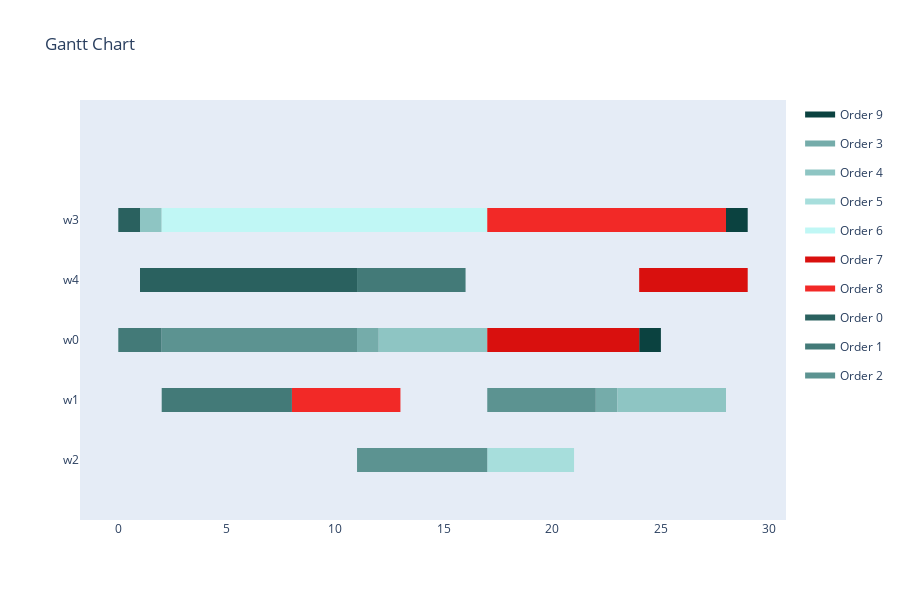
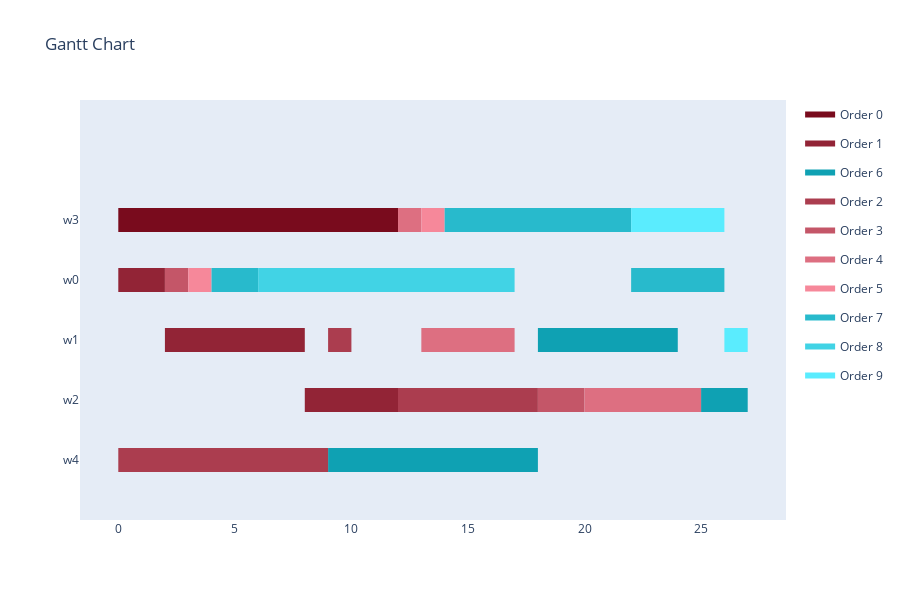
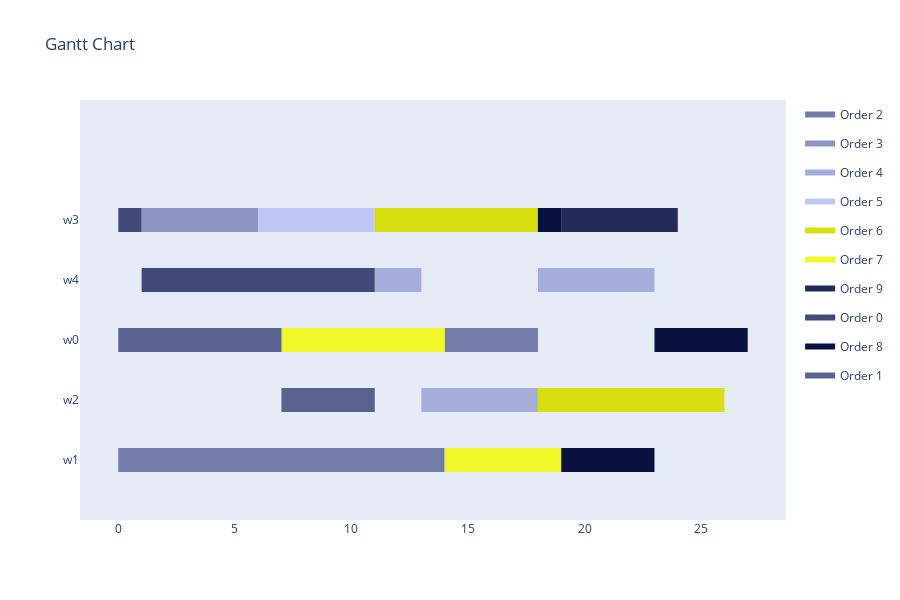
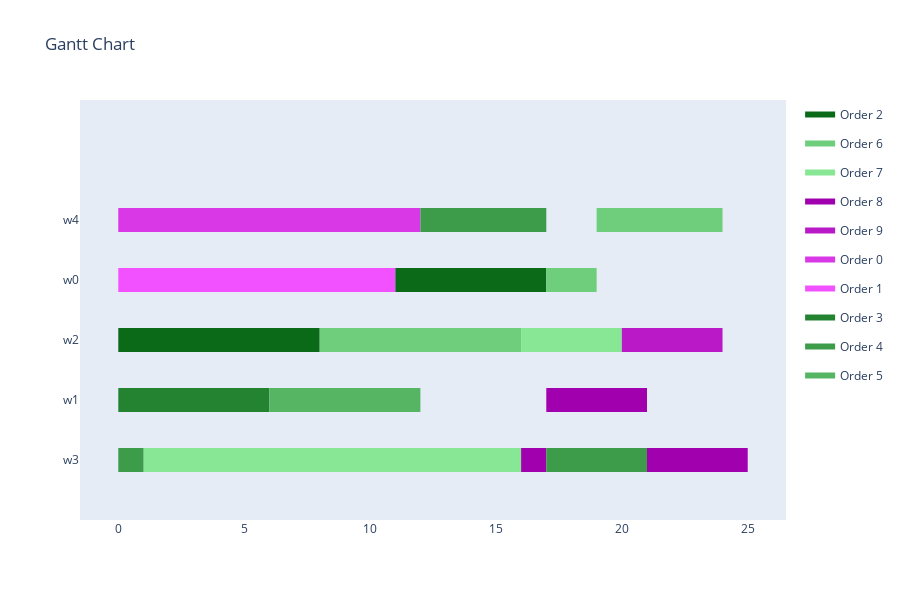

The cell these charts' notebook holds for them, in order:
### Code cell
for i in range(len(solver_results)):
    print(f'{solver_results[i].created_by.name} : {file_list[i]}')
    visualize_schedule_demo(solver_results[i], solver_results[i].created_in, solver_results[i].created_for)
    for evaluation_result in solver_results[i].evaluation_results:
        print(f'{evaluation_result[0]}: {evaluation_result[1]}')
    # NOTE: only for GASolver:
    #print(f'{solver_results[i].created_by.mutation_type}')
    print('-' * 50)

### Figure 1 — Plotly figure (JSON) as saved in the notebook; plotly's stock layout.template omitted (floating-point values rounded to 4 significant figures)
{"data": [{"fill": "toself", "fillcolor": "rgb(11, 66, 64)", "hoverinfo": "name", "legendgroup": "rgb(11, 66, 64)", "mode": "none", "name": "Order 9", "type": "scatter", "x": [28, 29, 29, 28, 28, 24, 25, 25, 24], "y": [3.8, 3.8, 4.2, 4.2, null, 1.8, 1.8, 2.2, 2.2]}, {"fill": "toself", "fillcolor": "rgb(117, 172, 170)", "hoverinfo": "name", "legendgroup": "rgb(117, 172, 170)", "mode": "none", "name": "Order 3", "type": "scatter", "x": [11, 12, 12, 11, 11, 22, 23, 23, 22], "y": [1.8, 1.8, 2.2, 2.2, null, 0.8, 0.8, 1.2, 1.2]}, {"fill": "toself", "fillcolor": "rgb(142, 197, 195)", "hoverinfo": "name", "legendgroup": "rgb(142, 197, 195)", "mode": "none", "name": "Order 4", "type": "scatter", "x": [1, 2, 2, 1, 1, 12, 17, 17, 12, 12, 23, 28, 28, 23], "y": [3.8, 3.8, 4.2, 4.2, null, 1.8, 1.8, 2.2, 2.2, null, 0.8, 0.8, 1.2, 1.2]}, {"fill": "toself", "fillcolor": "rgb(167, 222, 220)", "hoverinfo": "name", "legendgroup": "rgb(167, 222, 220)", "mode": "none", "name": "Order 5", "type": "scatter", "x": [17, 19, 19, 17, 17, 19, 21, 21, 19], "y": [-0.2, -0.2, 0.2, 0.2, null, -0.2, -0.2, 0.2, 0.2]}, {"fill": "toself", "fillcolor": "rgb(192, 247, 245)", "hoverinfo": "name", "legendgroup": "rgb(192, 247, 245)", "mode": "none", "name": "Order 6", "type": "scatter", "x": [2, 9, 9, 2, 2, 9, 14, 14, 9, 9, 14, 16, 16, 14, 14, 16, 17, 17, 16], "y": [3.8, 3.8, 4.2, 4.2, null, 3.8, 3.8, 4.2, 4.2, null, 3.8, 3.8, 4.2, 4.2, null, 3.8, 3.8, 4.2, 4.2]}, {"fill": "toself", "fillcolor": "rgb(217, 16, 14)", "hoverinfo": "name", "legendgroup": "rgb(217, 16, 14)", "mode": "none", "name": "Order 7", "type": "scatter", "x": [24, 29, 29, 24, 24, 17, 19, 19, 17, 17, 19, 24, 24, 19], "y": [2.8, 2.8, 3.2, 3.2, null, 1.8, 1.8, 2.2, 2.2, null, 1.8, 1.8, 2.2, 2.2]}, {"fill": "toself", "fillcolor": "rgb(242, 41, 39)", "hoverinfo": "name", "legendgroup": "rgb(242, 41, 39)", "mode": "none", "name": "Order 8", "type": "scatter", "x": [17, 24, 24, 17, 17, 24, 28, 28, 24, 24, 8, 13, 13, 8], "y": [3.8, 3.8, 4.2, 4.2, null, 3.8, 3.8, 4.2, 4.2, null, 0.8, 0.8, 1.2, 1.2]}, {"fill": "toself", "fillcolor": "rgb(42, 97, 95)", "hoverinfo": "name", "legendgroup": "rgb(42, 97, 95)", "mode": "none", "name": "Order 0", "type": "scatter", "x": [0, 1, 1, 0, 0, 1, 6, 6, 1, 1, 6, 11, 11, 6], "y": [3.8, 3.8, 4.2, 4.2, null, 2.8, 2.8, 3.2, 3.2, null, 2.8, 2.8, 3.2, 3.2]}, {"fill": "toself", "fillcolor": "rgb(67, 122, 120)", "hoverinfo": "name", "legendgroup": "rgb(67, 122, 120)", "mode": "none", "name": "Order 1", "type": "scatter", "x": [11, 16, 16, 11, 11, 0, 2, 2, 0, 0, 2, 8, 8, 2], "y": [2.8, 2.8, 3.2, 3.2, null, 1.8, 1.8, 2.2, 2.2, null, 0.8, 0.8, 1.2, 1.2]}, {"fill": "toself", "fillcolor": "rgb(92, 147, 145)", "hoverinfo": "name", "legendgroup": "rgb(92, 147, 145)", "mode": "none", "name": "Order 2", "type": "scatter", "x": [2, 11, 11, 2, 2, 17, 22, 22, 17, 17, 11, 13, 13, 11, 11, 13, 17, 17, 13], "y": [1.8, 1.8, 2.2, 2.2, null, 0.8, 0.8, 1.2, 1.2, null, -0.2, -0.2, 0.2, 0.2, null, -0.2, -0.2, 0.2, 0.2]}, {"legendgroup": "rgb(11, 66, 64)", "marker": {"color": "rgb(11, 66, 64)", "opacity": 0, "size": 1}, "mode": "markers", "name": "", "showlegend": false, "text": [null, null, null, null], "type": "scatter", "x": [28, 29, 24, 25], "y": [4, 4, 2, 2]}, {"legendgroup": "rgb(117, 172, 170)", "marker": {"color": "rgb(117, 172, 170)", "opacity": 0, "size": 1}, "mode": "markers", "name": "", "showlegend": false, "text": [null, null, null, null], "type": "scatter", "x": [11, 12, 22, 23], "y": [2, 2, 1, 1]}, {"legendgroup": "rgb(142, 197, 195)", "marker": {"color": "rgb(142, 197, 195)", "opacity": 0, "size": 1}, "mode": "markers", "name": "", "showlegend": false, "text": [null, null, null, null, null, null], "type": "scatter", "x": [1, 2, 12, 17, 23, 28], "y": [4, 4, 2, 2, 1, 1]}, {"legendgroup": "rgb(167, 222, 220)", "marker": {"color": "rgb(167, 222, 220)", "opacity": 0, "size": 1}, "mode": "markers", "name": "", "showlegend": false, "text": [null, null, null, null], "type": "scatter", "x": [17, 19, 19, 21], "y": [0, 0, 0, 0]}, {"legendgroup": "rgb(192, 247, 245)", "marker": {"color": "rgb(192, 247, 245)", "opacity": 0, "size": 1}, "mode": "markers", "name": "", "showlegend": false, "text": [null, null, null, null, null, null, null, null], "type": "scatter", "x": [2, 9, 9, 14, 14, 16, 16, 17], "y": [4, 4, 4, 4, 4, 4, 4, 4]}, {"legendgroup": "rgb(217, 16, 14)", "marker": {"color": "rgb(217, 16, 14)", "opacity": 0, "size": 1}, "mode": "markers", "name": "", "showlegend": false, "text": [null, null, null, null, null, null], "type": "scatter", "x": [24, 29, 17, 19, 19, 24], "y": [3, 3, 2, 2, 2, 2]}, {"legendgroup": "rgb(242, 41, 39)", "marker": {"color": "rgb(242, 41, 39)", "opacity": 0, "size": 1}, "mode": "markers", "name": "", "showlegend": false, "text": [null, null, null, null, null, null], "type": "scatter", "x": [17, 24, 24, 28, 8, 13], "y": [4, 4, 4, 4, 1, 1]}, {"legendgroup": "rgb(42, 97, 95)", "marker": {"color": "rgb(42, 97, 95)", "opacity": 0, "size": 1}, "mode": "markers", "name": "", "showlegend": false, "text": [null, null, null, null, null, null], "type": "scatter", "x": [0, 1, 1, 6, 6, 11], "y": [4, 4, 3, 3, 3, 3]}, {"legendgroup": "rgb(67, 122, 120)", "marker": {"color": "rgb(67, 122, 120)", "opacity": 0, "size": 1}, "mode": "markers", "name": "", "showlegend": false, "text": [null, null, null, null, null, null], "type": "scatter", "x": [11, 16, 0, 2, 2, 8], "y": [3, 3, 2, 2, 1, 1]}, {"legendgroup": "rgb(92, 147, 145)", "marker": {"color": "rgb(92, 147, 145)", "opacity": 0, "size": 1}, "mode": "markers", "name": "", "showlegend": false, "text": [null, null, null, null, null, null, null, null], "type": "scatter", "x": [2, 11, 17, 22, 11, 13, 13, 17], "y": [2, 2, 1, 1, 0, 0, 0, 0]}], "layout": {"height": 600, "hovermode": "closest", "showlegend": true, "title": {"text": "Gantt Chart"}, "xaxis": {"rangeselector": {"buttons": [{"count": 7, "label": "1w", "step": "day", "stepmode": "backward"}, {"count": 1, "label": "1m", "step": "month", "stepmode": "backward"}, {"count": 6, "label": "6m", "step": "month", "stepmode": "backward"}, {"count": 1, "label": "YTD", "step": "year", "stepmode": "todate"}, {"count": 1, "label": "1y", "step": "year", "stepmode": "backward"}, {"step": "all"}]}, "showgrid": false, "type": "linear", "zeroline": false}, "yaxis": {"autorange": false, "range": [-1, 6], "showgrid": false, "ticktext": ["w2", "w1", "w0", "w4", "w3"], "tickvals": [0, 1, 2, 3, 4], "zeroline": false}}}

### Figure 2 — Plotly figure (JSON) as saved in the notebook; plotly's stock layout.template omitted (floating-point values rounded to 4 significant figures)
{"data": [{"fill": "toself", "fillcolor": "rgb(121, 11, 29)", "hoverinfo": "name", "legendgroup": "rgb(121, 11, 29)", "mode": "none", "name": "Order 0", "type": "scatter", "x": [0, 1, 1, 0, 0, 1, 8, 8, 1, 1, 8, 12, 12, 8], "y": [3.8, 3.8, 4.2, 4.2, null, 3.8, 3.8, 4.2, 4.2, null, 3.8, 3.8, 4.2, 4.2]}, {"fill": "toself", "fillcolor": "rgb(146, 36, 54)", "hoverinfo": "name", "legendgroup": "rgb(146, 36, 54)", "mode": "none", "name": "Order 1", "type": "scatter", "x": [0, 2, 2, 0, 0, 2, 8, 8, 2, 2, 8, 12, 12, 8], "y": [2.8, 2.8, 3.2, 3.2, null, 1.8, 1.8, 2.2, 2.2, null, 0.8, 0.8, 1.2, 1.2]}, {"fill": "toself", "fillcolor": "rgb(15, 161, 179)", "hoverinfo": "name", "legendgroup": "rgb(15, 161, 179)", "mode": "none", "name": "Order 6", "type": "scatter", "x": [18, 19, 19, 18, 18, 19, 24, 24, 19, 19, 25, 27, 27, 25, 25, 9, 18, 18, 9], "y": [1.8, 1.8, 2.2, 2.2, null, 1.8, 1.8, 2.2, 2.2, null, 0.8, 0.8, 1.2, 1.2, null, -0.2, -0.2, 0.2, 0.2]}, {"fill": "toself", "fillcolor": "rgb(171, 61, 79)", "hoverinfo": "name", "legendgroup": "rgb(171, 61, 79)", "mode": "none", "name": "Order 2", "type": "scatter", "x": [9, 10, 10, 9, 9, 12, 16, 16, 12, 12, 16, 18, 18, 16, 16, 0, 9, 9, 0], "y": [1.8, 1.8, 2.2, 2.2, null, 0.8, 0.8, 1.2, 1.2, null, 0.8, 0.8, 1.2, 1.2, null, -0.2, -0.2, 0.2, 0.2]}, {"fill": "toself", "fillcolor": "rgb(196, 86, 104)", "hoverinfo": "name", "legendgroup": "rgb(196, 86, 104)", "mode": "none", "name": "Order 3", "type": "scatter", "x": [2, 3, 3, 2, 2, 18, 20, 20, 18], "y": [2.8, 2.8, 3.2, 3.2, null, 0.8, 0.8, 1.2, 1.2]}, {"fill": "toself", "fillcolor": "rgb(221, 111, 129)", "hoverinfo": "name", "legendgroup": "rgb(221, 111, 129)", "mode": "none", "name": "Order 4", "type": "scatter", "x": [12, 13, 13, 12, 12, 13, 17, 17, 13, 13, 20, 25, 25, 20], "y": [3.8, 3.8, 4.2, 4.2, null, 1.8, 1.8, 2.2, 2.2, null, 0.8, 0.8, 1.2, 1.2]}, {"fill": "toself", "fillcolor": "rgb(246, 136, 154)", "hoverinfo": "name", "legendgroup": "rgb(246, 136, 154)", "mode": "none", "name": "Order 5", "type": "scatter", "x": [13, 14, 14, 13, 13, 3, 4, 4, 3], "y": [3.8, 3.8, 4.2, 4.2, null, 2.8, 2.8, 3.2, 3.2]}, {"fill": "toself", "fillcolor": "rgb(40, 186, 204)", "hoverinfo": "name", "legendgroup": "rgb(40, 186, 204)", "mode": "none", "name": "Order 7", "type": "scatter", "x": [14, 22, 22, 14, 14, 4, 6, 6, 4, 4, 22, 26, 26, 22], "y": [3.8, 3.8, 4.2, 4.2, null, 2.8, 2.8, 3.2, 3.2, null, 2.8, 2.8, 3.2, 3.2]}, {"fill": "toself", "fillcolor": "rgb(65, 211, 229)", "hoverinfo": "name", "legendgroup": "rgb(65, 211, 229)", "mode": "none", "name": "Order 8", "type": "scatter", "x": [6, 8, 8, 6, 6, 8, 13, 13, 8, 8, 13, 17, 17, 13], "y": [2.8, 2.8, 3.2, 3.2, null, 2.8, 2.8, 3.2, 3.2, null, 2.8, 2.8, 3.2, 3.2]}, {"fill": "toself", "fillcolor": "rgb(90, 236, 254)", "hoverinfo": "name", "legendgroup": "rgb(90, 236, 254)", "mode": "none", "name": "Order 9", "type": "scatter", "x": [22, 26, 26, 22, 22, 26, 27, 27, 26], "y": [3.8, 3.8, 4.2, 4.2, null, 1.8, 1.8, 2.2, 2.2]}, {"legendgroup": "rgb(121, 11, 29)", "marker": {"color": "rgb(121, 11, 29)", "opacity": 0, "size": 1}, "mode": "markers", "name": "", "showlegend": false, "text": [null, null, null, null, null, null], "type": "scatter", "x": [0, 1, 1, 8, 8, 12], "y": [4, 4, 4, 4, 4, 4]}, {"legendgroup": "rgb(146, 36, 54)", "marker": {"color": "rgb(146, 36, 54)", "opacity": 0, "size": 1}, "mode": "markers", "name": "", "showlegend": false, "text": [null, null, null, null, null, null], "type": "scatter", "x": [0, 2, 2, 8, 8, 12], "y": [3, 3, 2, 2, 1, 1]}, {"legendgroup": "rgb(15, 161, 179)", "marker": {"color": "rgb(15, 161, 179)", "opacity": 0, "size": 1}, "mode": "markers", "name": "", "showlegend": false, "text": [null, null, null, null, null, null, null, null], "type": "scatter", "x": [18, 19, 19, 24, 25, 27, 9, 18], "y": [2, 2, 2, 2, 1, 1, 0, 0]}, {"legendgroup": "rgb(171, 61, 79)", "marker": {"color": "rgb(171, 61, 79)", "opacity": 0, "size": 1}, "mode": "markers", "name": "", "showlegend": false, "text": [null, null, null, null, null, null, null, null], "type": "scatter", "x": [9, 10, 12, 16, 16, 18, 0, 9], "y": [2, 2, 1, 1, 1, 1, 0, 0]}, {"legendgroup": "rgb(196, 86, 104)", "marker": {"color": "rgb(196, 86, 104)", "opacity": 0, "size": 1}, "mode": "markers", "name": "", "showlegend": false, "text": [null, null, null, null], "type": "scatter", "x": [2, 3, 18, 20], "y": [3, 3, 1, 1]}, {"legendgroup": "rgb(221, 111, 129)", "marker": {"color": "rgb(221, 111, 129)", "opacity": 0, "size": 1}, "mode": "markers", "name": "", "showlegend": false, "text": [null, null, null, null, null, null], "type": "scatter", "x": [12, 13, 13, 17, 20, 25], "y": [4, 4, 2, 2, 1, 1]}, {"legendgroup": "rgb(246, 136, 154)", "marker": {"color": "rgb(246, 136, 154)", "opacity": 0, "size": 1}, "mode": "markers", "name": "", "showlegend": false, "text": [null, null, null, null], "type": "scatter", "x": [13, 14, 3, 4], "y": [4, 4, 3, 3]}, {"legendgroup": "rgb(40, 186, 204)", "marker": {"color": "rgb(40, 186, 204)", "opacity": 0, "size": 1}, "mode": "markers", "name": "", "showlegend": false, "text": [null, null, null, null, null, null], "type": "scatter", "x": [14, 22, 4, 6, 22, 26], "y": [4, 4, 3, 3, 3, 3]}, {"legendgroup": "rgb(65, 211, 229)", "marker": {"color": "rgb(65, 211, 229)", "opacity": 0, "size": 1}, "mode": "markers", "name": "", "showlegend": false, "text": [null, null, null, null, null, null], "type": "scatter", "x": [6, 8, 8, 13, 13, 17], "y": [3, 3, 3, 3, 3, 3]}, {"legendgroup": "rgb(90, 236, 254)", "marker": {"color": "rgb(90, 236, 254)", "opacity": 0, "size": 1}, "mode": "markers", "name": "", "showlegend": false, "text": [null, null, null, null], "type": "scatter", "x": [22, 26, 26, 27], "y": [4, 4, 2, 2]}], "layout": {"height": 600, "hovermode": "closest", "showlegend": true, "title": {"text": "Gantt Chart"}, "xaxis": {"rangeselector": {"buttons": [{"count": 7, "label": "1w", "step": "day", "stepmode": "backward"}, {"count": 1, "label": "1m", "step": "month", "stepmode": "backward"}, {"count": 6, "label": "6m", "step": "month", "stepmode": "backward"}, {"count": 1, "label": "YTD", "step": "year", "stepmode": "todate"}, {"count": 1, "label": "1y", "step": "year", "stepmode": "backward"}, {"step": "all"}]}, "showgrid": false, "type": "linear", "zeroline": false}, "yaxis": {"autorange": false, "range": [-1, 6], "showgrid": false, "ticktext": ["w4", "w2", "w1", "w0", "w3"], "tickvals": [0, 1, 2, 3, 4], "zeroline": false}}}

### Figure 3 — Plotly figure (JSON) as saved in the notebook; plotly's stock layout.template omitted (floating-point values rounded to 4 significant figures)
{"data": [{"fill": "toself", "fillcolor": "rgb(115, 123, 171)", "hoverinfo": "name", "legendgroup": "rgb(115, 123, 171)", "mode": "none", "name": "Order 2", "type": "scatter", "x": [14, 18, 18, 14, 14, 0, 8, 8, 0, 0, 8, 9, 9, 8, 8, 9, 14, 14, 9], "y": [1.8, 1.8, 2.2, 2.2, null, -0.2, -0.2, 0.2, 0.2, null, -0.2, -0.2, 0.2, 0.2, null, -0.2, -0.2, 0.2, 0.2]}, {"fill": "toself", "fillcolor": "rgb(140, 148, 196)", "hoverinfo": "name", "legendgroup": "rgb(140, 148, 196)", "mode": "none", "name": "Order 3", "type": "scatter", "x": [1, 5, 5, 1, 1, 5, 6, 6, 5], "y": [3.8, 3.8, 4.2, 4.2, null, 3.8, 3.8, 4.2, 4.2]}, {"fill": "toself", "fillcolor": "rgb(165, 173, 221)", "hoverinfo": "name", "legendgroup": "rgb(165, 173, 221)", "mode": "none", "name": "Order 4", "type": "scatter", "x": [11, 13, 13, 11, 11, 18, 23, 23, 18, 18, 13, 18, 18, 13], "y": [2.8, 2.8, 3.2, 3.2, null, 2.8, 2.8, 3.2, 3.2, null, 0.8, 0.8, 1.2, 1.2]}, {"fill": "toself", "fillcolor": "rgb(190, 198, 246)", "hoverinfo": "name", "legendgroup": "rgb(190, 198, 246)", "mode": "none", "name": "Order 5", "type": "scatter", "x": [6, 10, 10, 6, 6, 10, 11, 11, 10], "y": [3.8, 3.8, 4.2, 4.2, null, 3.8, 3.8, 4.2, 4.2]}, {"fill": "toself", "fillcolor": "rgb(215, 223, 15)", "hoverinfo": "name", "legendgroup": "rgb(215, 223, 15)", "mode": "none", "name": "Order 6", "type": "scatter", "x": [11, 18, 18, 11, 11, 18, 20, 20, 18, 18, 20, 24, 24, 20, 20, 24, 26, 26, 24], "y": [3.8, 3.8, 4.2, 4.2, null, 0.8, 0.8, 1.2, 1.2, null, 0.8, 0.8, 1.2, 1.2, null, 0.8, 0.8, 1.2, 1.2]}, {"fill": "toself", "fillcolor": "rgb(240, 248, 40)", "hoverinfo": "name", "legendgroup": "rgb(240, 248, 40)", "mode": "none", "name": "Order 7", "type": "scatter", "x": [7, 9, 9, 7, 7, 9, 14, 14, 9, 9, 14, 19, 19, 14], "y": [1.8, 1.8, 2.2, 2.2, null, 1.8, 1.8, 2.2, 2.2, null, -0.2, -0.2, 0.2, 0.2]}, {"fill": "toself", "fillcolor": "rgb(34, 42, 90)", "hoverinfo": "name", "legendgroup": "rgb(34, 42, 90)", "mode": "none", "name": "Order 9", "type": "scatter", "x": [19, 23, 23, 19, 19, 23, 24, 24, 23], "y": [3.8, 3.8, 4.2, 4.2, null, 3.8, 3.8, 4.2, 4.2]}, {"fill": "toself", "fillcolor": "rgb(65, 73, 121)", "hoverinfo": "name", "legendgroup": "rgb(65, 73, 121)", "mode": "none", "name": "Order 0", "type": "scatter", "x": [0, 1, 1, 0, 0, 1, 6, 6, 1, 1, 6, 11, 11, 6], "y": [3.8, 3.8, 4.2, 4.2, null, 2.8, 2.8, 3.2, 3.2, null, 2.8, 2.8, 3.2, 3.2]}, {"fill": "toself", "fillcolor": "rgb(9, 17, 65)", "hoverinfo": "name", "legendgroup": "rgb(9, 17, 65)", "mode": "none", "name": "Order 8", "type": "scatter", "x": [18, 19, 19, 18, 18, 23, 27, 27, 23, 23, 19, 23, 23, 19], "y": [3.8, 3.8, 4.2, 4.2, null, 1.8, 1.8, 2.2, 2.2, null, -0.2, -0.2, 0.2, 0.2]}, {"fill": "toself", "fillcolor": "rgb(90, 98, 146)", "hoverinfo": "name", "legendgroup": "rgb(90, 98, 146)", "mode": "none", "name": "Order 1", "type": "scatter", "x": [0, 2, 2, 0, 0, 2, 7, 7, 2, 2, 7, 11, 11, 7], "y": [1.8, 1.8, 2.2, 2.2, null, 1.8, 1.8, 2.2, 2.2, null, 0.8, 0.8, 1.2, 1.2]}, {"legendgroup": "rgb(115, 123, 171)", "marker": {"color": "rgb(115, 123, 171)", "opacity": 0, "size": 1}, "mode": "markers", "name": "", "showlegend": false, "text": [null, null, null, null, null, null, null, null], "type": "scatter", "x": [14, 18, 0, 8, 8, 9, 9, 14], "y": [2, 2, 0, 0, 0, 0, 0, 0]}, {"legendgroup": "rgb(140, 148, 196)", "marker": {"color": "rgb(140, 148, 196)", "opacity": 0, "size": 1}, "mode": "markers", "name": "", "showlegend": false, "text": [null, null, null, null], "type": "scatter", "x": [1, 5, 5, 6], "y": [4, 4, 4, 4]}, {"legendgroup": "rgb(165, 173, 221)", "marker": {"color": "rgb(165, 173, 221)", "opacity": 0, "size": 1}, "mode": "markers", "name": "", "showlegend": false, "text": [null, null, null, null, null, null], "type": "scatter", "x": [11, 13, 18, 23, 13, 18], "y": [3, 3, 3, 3, 1, 1]}, {"legendgroup": "rgb(190, 198, 246)", "marker": {"color": "rgb(190, 198, 246)", "opacity": 0, "size": 1}, "mode": "markers", "name": "", "showlegend": false, "text": [null, null, null, null], "type": "scatter", "x": [6, 10, 10, 11], "y": [4, 4, 4, 4]}, {"legendgroup": "rgb(215, 223, 15)", "marker": {"color": "rgb(215, 223, 15)", "opacity": 0, "size": 1}, "mode": "markers", "name": "", "showlegend": false, "text": [null, null, null, null, null, null, null, null], "type": "scatter", "x": [11, 18, 18, 20, 20, 24, 24, 26], "y": [4, 4, 1, 1, 1, 1, 1, 1]}, {"legendgroup": "rgb(240, 248, 40)", "marker": {"color": "rgb(240, 248, 40)", "opacity": 0, "size": 1}, "mode": "markers", "name": "", "showlegend": false, "text": [null, null, null, null, null, null], "type": "scatter", "x": [7, 9, 9, 14, 14, 19], "y": [2, 2, 2, 2, 0, 0]}, {"legendgroup": "rgb(34, 42, 90)", "marker": {"color": "rgb(34, 42, 90)", "opacity": 0, "size": 1}, "mode": "markers", "name": "", "showlegend": false, "text": [null, null, null, null], "type": "scatter", "x": [19, 23, 23, 24], "y": [4, 4, 4, 4]}, {"legendgroup": "rgb(65, 73, 121)", "marker": {"color": "rgb(65, 73, 121)", "opacity": 0, "size": 1}, "mode": "markers", "name": "", "showlegend": false, "text": [null, null, null, null, null, null], "type": "scatter", "x": [0, 1, 1, 6, 6, 11], "y": [4, 4, 3, 3, 3, 3]}, {"legendgroup": "rgb(9, 17, 65)", "marker": {"color": "rgb(9, 17, 65)", "opacity": 0, "size": 1}, "mode": "markers", "name": "", "showlegend": false, "text": [null, null, null, null, null, null], "type": "scatter", "x": [18, 19, 23, 27, 19, 23], "y": [4, 4, 2, 2, 0, 0]}, {"legendgroup": "rgb(90, 98, 146)", "marker": {"color": "rgb(90, 98, 146)", "opacity": 0, "size": 1}, "mode": "markers", "name": "", "showlegend": false, "text": [null, null, null, null, null, null], "type": "scatter", "x": [0, 2, 2, 7, 7, 11], "y": [2, 2, 2, 2, 1, 1]}], "layout": {"height": 600, "hovermode": "closest", "showlegend": true, "title": {"text": "Gantt Chart"}, "xaxis": {"rangeselector": {"buttons": [{"count": 7, "label": "1w", "step": "day", "stepmode": "backward"}, {"count": 1, "label": "1m", "step": "month", "stepmode": "backward"}, {"count": 6, "label": "6m", "step": "month", "stepmode": "backward"}, {"count": 1, "label": "YTD", "step": "year", "stepmode": "todate"}, {"count": 1, "label": "1y", "step": "year", "stepmode": "backward"}, {"step": "all"}]}, "showgrid": false, "type": "linear", "zeroline": false}, "yaxis": {"autorange": false, "range": [-1, 6], "showgrid": false, "ticktext": ["w1", "w2", "w0", "w4", "w3"], "tickvals": [0, 1, 2, 3, 4], "zeroline": false}}}

### Figure 4 — Plotly figure (JSON) as saved in the notebook; plotly's stock layout.template omitted (floating-point values rounded to 4 significant figures)
{"data": [{"fill": "toself", "fillcolor": "rgb(10, 106, 24)", "hoverinfo": "name", "legendgroup": "rgb(10, 106, 24)", "mode": "none", "name": "Order 2", "type": "scatter", "x": [11, 13, 13, 11, 11, 13, 17, 17, 13, 13, 0, 6, 6, 0, 0, 6, 8, 8, 6], "y": [2.8, 2.8, 3.2, 3.2, null, 2.8, 2.8, 3.2, 3.2, null, 1.8, 1.8, 2.2, 2.2, null, 1.8, 1.8, 2.2, 2.2]}, {"fill": "toself", "fillcolor": "rgb(110, 206, 124)", "hoverinfo": "name", "legendgroup": "rgb(110, 206, 124)", "mode": "none", "name": "Order 6", "type": "scatter", "x": [19, 24, 24, 19, 19, 17, 19, 19, 17, 17, 8, 14, 14, 8, 8, 14, 16, 16, 14], "y": [3.8, 3.8, 4.2, 4.2, null, 2.8, 2.8, 3.2, 3.2, null, 1.8, 1.8, 2.2, 2.2, null, 1.8, 1.8, 2.2, 2.2]}, {"fill": "toself", "fillcolor": "rgb(135, 231, 149)", "hoverinfo": "name", "legendgroup": "rgb(135, 231, 149)", "mode": "none", "name": "Order 7", "type": "scatter", "x": [16, 20, 20, 16, 16, 1, 8, 8, 1, 1, 8, 16, 16, 8], "y": [1.8, 1.8, 2.2, 2.2, null, -0.2, -0.2, 0.2, 0.2, null, -0.2, -0.2, 0.2, 0.2]}, {"fill": "toself", "fillcolor": "rgb(160, 0, 174)", "hoverinfo": "name", "legendgroup": "rgb(160, 0, 174)", "mode": "none", "name": "Order 8", "type": "scatter", "x": [17, 21, 21, 17, 17, 16, 17, 17, 16, 16, 21, 25, 25, 21], "y": [0.8, 0.8, 1.2, 1.2, null, -0.2, -0.2, 0.2, 0.2, null, -0.2, -0.2, 0.2, 0.2]}, {"fill": "toself", "fillcolor": "rgb(185, 25, 199)", "hoverinfo": "name", "legendgroup": "rgb(185, 25, 199)", "mode": "none", "name": "Order 9", "type": "scatter", "x": [20, 22, 22, 20, 20, 22, 24, 24, 22], "y": [1.8, 1.8, 2.2, 2.2, null, 1.8, 1.8, 2.2, 2.2]}, {"fill": "toself", "fillcolor": "rgb(216, 56, 230)", "hoverinfo": "name", "legendgroup": "rgb(216, 56, 230)", "mode": "none", "name": "Order 0", "type": "scatter", "x": [0, 2, 2, 0, 0, 2, 7, 7, 2, 2, 7, 12, 12, 7], "y": [3.8, 3.8, 4.2, 4.2, null, 3.8, 3.8, 4.2, 4.2, null, 3.8, 3.8, 4.2, 4.2]}, {"fill": "toself", "fillcolor": "rgb(241, 81, 255)", "hoverinfo": "name", "legendgroup": "rgb(241, 81, 255)", "mode": "none", "name": "Order 1", "type": "scatter", "x": [0, 2, 2, 0, 0, 2, 7, 7, 2, 2, 7, 11, 11, 7], "y": [2.8, 2.8, 3.2, 3.2, null, 2.8, 2.8, 3.2, 3.2, null, 2.8, 2.8, 3.2, 3.2]}, {"fill": "toself", "fillcolor": "rgb(35, 131, 49)", "hoverinfo": "name", "legendgroup": "rgb(35, 131, 49)", "mode": "none", "name": "Order 3", "type": "scatter", "x": [0, 5, 5, 0, 0, 5, 6, 6, 5], "y": [0.8, 0.8, 1.2, 1.2, null, 0.8, 0.8, 1.2, 1.2]}, {"fill": "toself", "fillcolor": "rgb(60, 156, 74)", "hoverinfo": "name", "legendgroup": "rgb(60, 156, 74)", "mode": "none", "name": "Order 4", "type": "scatter", "x": [12, 17, 17, 12, 12, 0, 1, 1, 0, 0, 17, 21, 21, 17], "y": [3.8, 3.8, 4.2, 4.2, null, -0.2, -0.2, 0.2, 0.2, null, -0.2, -0.2, 0.2, 0.2]}, {"fill": "toself", "fillcolor": "rgb(85, 181, 99)", "hoverinfo": "name", "legendgroup": "rgb(85, 181, 99)", "mode": "none", "name": "Order 5", "type": "scatter", "x": [6, 11, 11, 6, 6, 11, 12, 12, 11], "y": [0.8, 0.8, 1.2, 1.2, null, 0.8, 0.8, 1.2, 1.2]}, {"legendgroup": "rgb(10, 106, 24)", "marker": {"color": "rgb(10, 106, 24)", "opacity": 0, "size": 1}, "mode": "markers", "name": "", "showlegend": false, "text": [null, null, null, null, null, null, null, null], "type": "scatter", "x": [11, 13, 13, 17, 0, 6, 6, 8], "y": [3, 3, 3, 3, 2, 2, 2, 2]}, {"legendgroup": "rgb(110, 206, 124)", "marker": {"color": "rgb(110, 206, 124)", "opacity": 0, "size": 1}, "mode": "markers", "name": "", "showlegend": false, "text": [null, null, null, null, null, null, null, null], "type": "scatter", "x": [19, 24, 17, 19, 8, 14, 14, 16], "y": [4, 4, 3, 3, 2, 2, 2, 2]}, {"legendgroup": "rgb(135, 231, 149)", "marker": {"color": "rgb(135, 231, 149)", "opacity": 0, "size": 1}, "mode": "markers", "name": "", "showlegend": false, "text": [null, null, null, null, null, null], "type": "scatter", "x": [16, 20, 1, 8, 8, 16], "y": [2, 2, 0, 0, 0, 0]}, {"legendgroup": "rgb(160, 0, 174)", "marker": {"color": "rgb(160, 0, 174)", "opacity": 0, "size": 1}, "mode": "markers", "name": "", "showlegend": false, "text": [null, null, null, null, null, null], "type": "scatter", "x": [17, 21, 16, 17, 21, 25], "y": [1, 1, 0, 0, 0, 0]}, {"legendgroup": "rgb(185, 25, 199)", "marker": {"color": "rgb(185, 25, 199)", "opacity": 0, "size": 1}, "mode": "markers", "name": "", "showlegend": false, "text": [null, null, null, null], "type": "scatter", "x": [20, 22, 22, 24], "y": [2, 2, 2, 2]}, {"legendgroup": "rgb(216, 56, 230)", "marker": {"color": "rgb(216, 56, 230)", "opacity": 0, "size": 1}, "mode": "markers", "name": "", "showlegend": false, "text": [null, null, null, null, null, null], "type": "scatter", "x": [0, 2, 2, 7, 7, 12], "y": [4, 4, 4, 4, 4, 4]}, {"legendgroup": "rgb(241, 81, 255)", "marker": {"color": "rgb(241, 81, 255)", "opacity": 0, "size": 1}, "mode": "markers", "name": "", "showlegend": false, "text": [null, null, null, null, null, null], "type": "scatter", "x": [0, 2, 2, 7, 7, 11], "y": [3, 3, 3, 3, 3, 3]}, {"legendgroup": "rgb(35, 131, 49)", "marker": {"color": "rgb(35, 131, 49)", "opacity": 0, "size": 1}, "mode": "markers", "name": "", "showlegend": false, "text": [null, null, null, null], "type": "scatter", "x": [0, 5, 5, 6], "y": [1, 1, 1, 1]}, {"legendgroup": "rgb(60, 156, 74)", "marker": {"color": "rgb(60, 156, 74)", "opacity": 0, "size": 1}, "mode": "markers", "name": "", "showlegend": false, "text": [null, null, null, null, null, null], "type": "scatter", "x": [12, 17, 0, 1, 17, 21], "y": [4, 4, 0, 0, 0, 0]}, {"legendgroup": "rgb(85, 181, 99)", "marker": {"color": "rgb(85, 181, 99)", "opacity": 0, "size": 1}, "mode": "markers", "name": "", "showlegend": false, "text": [null, null, null, null], "type": "scatter", "x": [6, 11, 11, 12], "y": [1, 1, 1, 1]}], "layout": {"height": 600, "hovermode": "closest", "showlegend": true, "title": {"text": "Gantt Chart"}, "xaxis": {"rangeselector": {"buttons": [{"count": 7, "label": "1w", "step": "day", "stepmode": "backward"}, {"count": 1, "label": "1m", "step": "month", "stepmode": "backward"}, {"count": 6, "label": "6m", "step": "month", "stepmode": "backward"}, {"count": 1, "label": "YTD", "step": "year", "stepmode": "todate"}, {"count": 1, "label": "1y", "step": "year", "stepmode": "backward"}, {"step": "all"}]}, "showgrid": false, "type": "linear", "zeroline": false}, "yaxis": {"autorange": false, "range": [-1, 6], "showgrid": false, "ticktext": ["w3", "w1", "w2", "w0", "w4"], "tickvals": [0, 1, 2, 3, 4], "zeroline": false}}}
